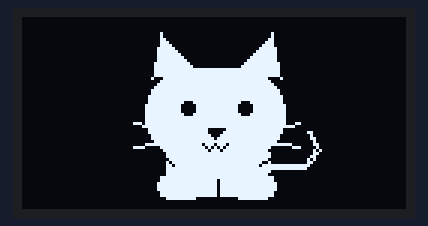
Bench run of a sketch on a simulated Arduino Uno, built with avr-gcc and run on an emulated ATmega328P. On the bench: 128×64 one-colour display.

Above: at 0.1 s.
At 6.33 s:
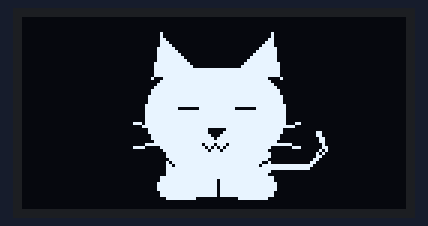
At 8.2 s:
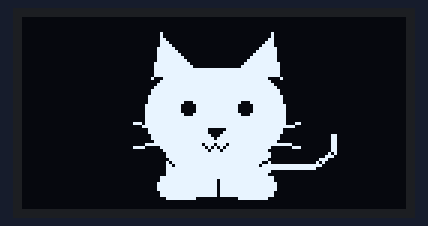
At 16.14 s:
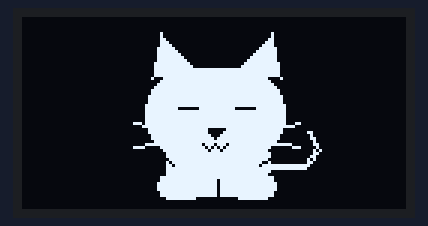
At 26.1 s:
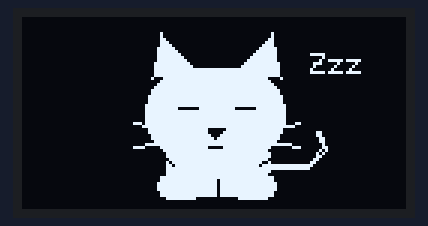
At 37.71 s:
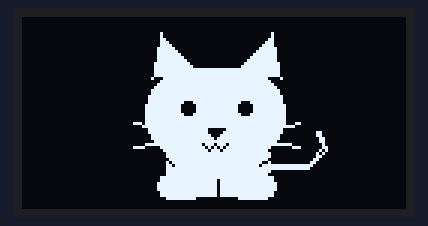

Measured:
- what the display in image 4 shows lasts 6.0 s, from 26.1 s to 32.1 s

The sketch:

Purr_Pal.ino
```cpp
#include <Wire.h>
#include <Adafruit_GFX.h>
#include <Adafruit_SSD1306.h>

#define SCREEN_WIDTH 128
#define SCREEN_HEIGHT 64
#define OLED_RESET -1
#define OLED_ADDRESS 0x3C

Adafruit_SSD1306 display(
  SCREEN_WIDTH,
  SCREEN_HEIGHT,
  &Wire,
  OLED_RESET
);

//Animatia ochilor
unsigned long previousBlinkMillis = 0;

const unsigned long BLINK_INTERVAL = 3000;
const unsigned long BLINK_DURATION = 150;

bool eyesClosed = false;

// Animatia coditei
unsigned long previousTailMillis = 0;

const unsigned long TAIL_INTERVAL = 350;

int tailFrame = 0;//vom avea 3 cadre

//Stare somnic sau fresh ca Puya
enum CatState {
  AWAKE,
  SLEEPING
};

CatState catState = AWAKE;

unsigned long previousStateMillis = 0;

const unsigned long AWAKE_DURATION = 10000;
const unsigned long SLEEP_DURATION = 6000;

void drawEyes(bool closed) {
  if (closed) {
    // Ochii inchisi: doua linii orizontale
    display.drawLine(52, 30, 58, 30, SSD1306_BLACK);
    display.drawLine(71, 30, 77, 30, SSD1306_BLACK);
  } else {
    // Ochii deschisi: doua cercuri negre
    display.fillCircle(55, 30, 2, SSD1306_BLACK);
    display.fillCircle(74, 30, 2, SSD1306_BLACK);
  }
}


void drawTail() {

  if (tailFrame == 0) {
    // Codita inclinata usor spre stanga
    display.drawLine(82, 49, 94, 49, SSD1306_WHITE);
    display.drawLine(94, 49, 98, 43, SSD1306_WHITE);
    display.drawLine(98, 43, 95, 38, SSD1306_WHITE);

    display.drawLine(82, 50, 94, 50, SSD1306_WHITE);
    display.drawLine(94, 50, 99, 44, SSD1306_WHITE);
    display.drawLine(99, 44, 96, 38, SSD1306_WHITE);

  } else if (tailFrame == 1) {
    // Codita in pozitia de mijloc
    display.drawLine(82, 49, 95, 49, SSD1306_WHITE);
    display.drawLine(95, 49, 100, 43, SSD1306_WHITE);
    display.drawLine(100, 43, 98, 38, SSD1306_WHITE);

    display.drawLine(82, 50, 95, 50, SSD1306_WHITE);
    display.drawLine(95, 50, 101, 44, SSD1306_WHITE);
    display.drawLine(101, 44, 99, 38, SSD1306_WHITE);

  } else {
    // Codita inclinata usor spre dreapta
    display.drawLine(82, 49, 97, 49, SSD1306_WHITE);
    display.drawLine(97, 49, 103, 44, SSD1306_WHITE);
    display.drawLine(103, 44, 103, 39, SSD1306_WHITE);

    display.drawLine(82, 50, 97, 50, SSD1306_WHITE);
    display.drawLine(97, 50, 104, 45, SSD1306_WHITE);
    display.drawLine(104, 45, 104, 39, SSD1306_WHITE);
  }
}

void drawMouth() {
  if (catState == SLEEPING) {
    // Gurita relaxata, in timpul somnului
    display.drawLine(62, 43, 66, 43, SSD1306_BLACK);
  } else {
    // Un zambet mic, in forma de W
    display.drawLine(60, 42, 62, 44, SSD1306_BLACK);
    display.drawLine(62, 44, 64, 42, SSD1306_BLACK);
    display.drawLine(64, 42, 66, 44, SSD1306_BLACK);
    display.drawLine(66, 44, 68, 42, SSD1306_BLACK);
  }
}

// Deseneaza pisicuta in pozitie sezand
void drawCat() {


  // 1. Codita
  drawTail();

  // 2. Corpul
  display.fillRoundRect(48, 37, 35, 23, 11, SSD1306_WHITE);

  // 3. Labutele
  display.fillRoundRect(45, 52, 16, 9, 4, SSD1306_WHITE);
  display.fillRoundRect(69, 52, 16, 9, 4, SSD1306_WHITE);

  // Separatia dintre labute
  display.drawLine(65, 54, 65, 60, SSD1306_BLACK);

  // 4. Urechile
  display.fillTriangle(
    43, 20,
    46, 5,
    58, 18,
    SSD1306_WHITE
  );

  display.fillTriangle(
    71, 18,
    83, 5,
    86, 20,
    SSD1306_WHITE
  );

  // 5. Capul
 display.fillRoundRect(41, 17, 47, 31, 15, SSD1306_WHITE);

 //6. Gâtul = mici linii care separa capul de corp
display.drawLine(46, 46, 50, 49, SSD1306_BLACK);
display.drawLine(83, 46, 79, 49, SSD1306_BLACK);

  // 7. Ochii
  drawEyes(catState == SLEEPING || eyesClosed);

  // 8. Nasul
  display.fillTriangle(
    62, 37,
    67, 37,
    64, 40,
    SSD1306_BLACK
  );

  // Gurita pisicutei
  drawMouth();

  // 9. Mustatile
  display.drawLine(49, 38, 37, 35, SSD1306_WHITE);
  display.drawLine(49, 41, 37, 43, SSD1306_WHITE);

  display.drawLine(80, 38, 92, 35, SSD1306_WHITE);
  display.drawLine(80, 41, 92, 43, SSD1306_WHITE);

  if (catState == SLEEPING) {
  display.setTextSize(1);
  display.setTextColor(SSD1306_WHITE);
  display.setCursor(96, 12);
  display.print("Zzz");
}

}

void updateBlink() {
  unsigned long currentMillis = millis();

  //daca ochii sunt deschisi si au trecut 3 secunde, ii inchidem
  if (!eyesClosed &&
      currentMillis - previousBlinkMillis >= BLINK_INTERVAL) {

    eyesClosed = true;
    previousBlinkMillis = currentMillis;
  //daca ochii sunt inchisi si au trecut 150 ms ii deschidem
  } else if (eyesClosed &&
         currentMillis - previousBlinkMillis >= BLINK_DURATION) {

    eyesClosed = false;
    previousBlinkMillis = currentMillis;
  }
}

void updateTail() {
  unsigned long currentMillis = millis();

  if (currentMillis - previousTailMillis >= TAIL_INTERVAL) {
    previousTailMillis = currentMillis;

    static int direction = 1;//vrem sa isi pastreze valoare intre apelurile de functie
                             //memoreaza daca ne deplasam spre dreapta (1) sau spre stanga (-1)

    tailFrame += direction;

    if (tailFrame == 2 || tailFrame == 0) {//codita se leagana de la stanga la dreapta
      direction = -direction;
    }
  }
}


void updateCatState() {
  unsigned long currentMillis = millis();

  if (catState == AWAKE) {
    if (currentMillis - previousStateMillis >= AWAKE_DURATION) {
      catState = SLEEPING;
      previousStateMillis = currentMillis;
    }
  } else if (catState == SLEEPING) {
    if (currentMillis - previousStateMillis >= SLEEP_DURATION) {
      catState = AWAKE;
      previousStateMillis = currentMillis;
    }
  }
}

void setup() {
  Serial.begin(9600);
  Wire.begin();

  if (!display.begin(SSD1306_SWITCHCAPVCC, OLED_ADDRESS)) {
    Serial.println("OLED indisponibil!");
    while (true);
  }

  display.clearDisplay();

  drawCat();

  display.display();
}

void loop() {
  updateCatState();

  if (catState == AWAKE) {
    updateBlink();
    updateTail();
  }

  display.clearDisplay();
  drawCat();
  display.display();

}
```
